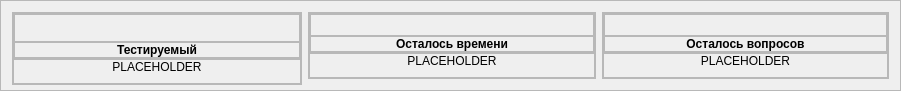
     <widget class="QFrame" name="cats">
      <property name="minimumSize">
       <size>
        <width>901</width>
        <height>91</height>
       </size>
      </property>
      <property name="maximumSize">
       <size>
        <width>901</width>
        <height>91</height>
       </size>
      </property>
      <property name="frameShape">
       <enum>QFrame::StyledPanel</enum>
      </property>
      <property name="frameShadow">
       <enum>QFrame::Raised</enum>
      </property>
      <layout class="QHBoxLayout" name="horizontalLayout_12">
       <item>
        <widget class="QFrame" name="cat_user">
         <property name="minimumSize">
          <size>
           <width>290</width>
           <height>73</height>
          </size>
         </property>
         <property name="maximumSize">
          <size>
           <width>290</width>
           <height>73</height>
          </size>
         </property>
         <property name="frameShape">
          <enum>QFrame::StyledPanel</enum>
         </property>
         <property name="frameShadow">
          <enum>QFrame::Raised</enum>
         </property>
         <layout class="QVBoxLayout" name="verticalLayout_3">
          <property name="spacing">
           <number>0</number>
          </property>
          <property name="leftMargin">
           <number>0</number>
          </property>
          <property name="topMargin">
           <number>0</number>
          </property>
          <property name="rightMargin">
           <number>0</number>
          </property>
          <property name="bottomMargin">
           <number>0</number>
          </property>
          <item>
           <widget class="QFrame" name="container_icon_catname">
            <property name="styleSheet">
             <string notr="true">font-weight: bold;</string>
            </property>
            <property name="frameShape">
             <enum>QFrame::StyledPanel</enum>
            </property>
            <property name="frameShadow">
             <enum>QFrame::Raised</enum>
            </property>
            <layout class="QVBoxLayout" name="verticalLayout_5">
             <property name="spacing">
              <number>0</number>
             </property>
             <property name="leftMargin">
              <number>0</number>
             </property>
             <property name="topMargin">
              <number>0</number>
             </property>
             <property name="rightMargin">
              <number>0</number>
             </property>
             <property name="bottomMargin">
              <number>0</number>
             </property>
             <item>
              <widget class="QFrame" name="frame">
               <property name="frameShape">
                <enum>QFrame::StyledPanel</enum>
               </property>
               <property name="frameShadow">
                <enum>QFrame::Raised</enum>
               </property>
               <layout class="QHBoxLayout" name="horizontalLayout_9">
                <property name="spacing">
                 <number>0</number>
                </property>
                <property name="leftMargin">
                 <number>0</number>
                </property>
                <property name="topMargin">
                 <number>5</number>
                </property>
                <property name="rightMargin">
                 <number>0</number>
                </property>
                <property name="bottomMargin">
                 <number>0</number>
                </property>
                <item>
                 <widget class="QLabel" name="icon_2">
                  <property name="minimumSize">
                   <size>
                    <width>21</width>
                    <height>21</height>
                   </size>
                  </property>
                  <property name="maximumSize">
                   <size>
                    <width>21</width>
                    <height>21</height>
                   </size>
                  </property>
                  <property name="layoutDirection">
                   <enum>Qt::LeftToRight</enum>
                  </property>
                  <property name="styleSheet">
                   <string notr="true"/>
                  </property>
                  <property name="text">
                   <string/>
                  </property>
                  <property name="pixmap">
                   <pixmap resource="res.qrc">:/icons/icons/person.svg</pixmap>
                  </property>
                  <property name="alignment">
                   <set>Qt::AlignCenter</set>
                  </property>
                 </widget>
                </item>
               </layout>
              </widget>
             </item>
             <item>
              <widget class="QFrame" name="frame_2">
               <property name="frameShape">
                <enum>QFrame::StyledPanel</enum>
               </property>
               <property name="frameShadow">
                <enum>QFrame::Raised</enum>
               </property>
               <layout class="QVBoxLayout" name="verticalLayout_4">
                <property name="spacing">
                 <number>0</number>
                </property>
                <property name="leftMargin">
                 <number>0</number>
                </property>
                <property name="topMargin">
                 <number>0</number>
                </property>
                <property name="rightMargin">
                 <number>0</number>
                </property>
                <property name="bottomMargin">
                 <number>0</number>
                </property>
                <item>
                 <widget class="QLabel" name="label_cur_2">
                  <property name="text">
                   <string>Тестируемый</string>
                  </property>
                  <property name="alignment">
                   <set>Qt::AlignCenter</set>
                  </property>
                 </widget>
                </item>
               </layout>
              </widget>
             </item>
            </layout>
           </widget>
          </item>
          <item>
           <widget class="QFrame" name="container_content_2">
            <property name="frameShape">
             <enum>QFrame::StyledPanel</enum>
            </property>
            <property name="frameShadow">
             <enum>QFrame::Raised</enum>
            </property>
            <layout class="QHBoxLayout" name="horizontalLayout_6">
             <property name="spacing">
              <number>0</number>
             </property>
             <property name="leftMargin">
              <number>0</number>
             </property>
             <property name="topMargin">
              <number>0</number>
             </property>
             <property name="rightMargin">
              <number>0</number>
             </property>
             <property name="bottomMargin">
              <number>9</number>
             </property>
             <item>
              <widget class="QLabel" name="label_user">
               <property name="text">
                <string>PLACEHOLDER</string>
               </property>
               <property name="alignment">
                <set>Qt::AlignHCenter|Qt::AlignTop</set>
               </property>
              </widget>
             </item>
            </layout>
           </widget>
          </item>
         </layout>
        </widget>
       </item>
       <item>
        <widget class="QFrame" name="cat_timer">
         <property name="frameShape">
          <enum>QFrame::StyledPanel</enum>
         </property>
         <property name="frameShadow">
          <enum>QFrame::Raised</enum>
         </property>
         <layout class="QVBoxLayout" name="verticalLayout_6">
          <property name="spacing">
           <number>0</number>
          </property>
          <property name="leftMargin">
           <number>0</number>
          </property>
          <property name="topMargin">
           <number>0</number>
          </property>
          <property name="rightMargin">
           <number>0</number>
          </property>
          <property name="bottomMargin">
           <number>0</number>
          </property>
          <item>
           <widget class="QFrame" name="container_icon_catname_2">
            <property name="styleSheet">
             <string notr="true">font-weight: bold;</string>
            </property>
            <property name="frameShape">
             <enum>QFrame::StyledPanel</enum>
            </property>
            <property name="frameShadow">
             <enum>QFrame::Raised</enum>
            </property>
            <layout class="QVBoxLayout" name="verticalLayout_7">
             <property name="spacing">
              <number>0</number>
             </property>
             <property name="leftMargin">
              <number>0</number>
             </property>
             <property name="topMargin">
              <number>0</number>
             </property>
             <property name="rightMargin">
              <number>0</number>
             </property>
             <property name="bottomMargin">
              <number>0</number>
             </property>
             <item>
              <widget class="QFrame" name="frame_7">
               <property name="frameShape">
                <enum>QFrame::StyledPanel</enum>
               </property>
               <property name="frameShadow">
                <enum>QFrame::Raised</enum>
               </property>
               <layout class="QHBoxLayout" name="horizontalLayout_10">
                <property name="spacing">
                 <number>0</number>
                </property>
                <property name="leftMargin">
                 <number>0</number>
                </property>
                <property name="topMargin">
                 <number>5</number>
                </property>
                <property name="rightMargin">
                 <number>0</number>
                </property>
                <property name="bottomMargin">
                 <number>0</number>
                </property>
                <item>
                 <widget class="QLabel" name="icon">
                  <property name="minimumSize">
                   <size>
                    <width>21</width>
                    <height>21</height>
                   </size>
                  </property>
                  <property name="maximumSize">
                   <size>
                    <width>21</width>
                    <height>21</height>
                   </size>
                  </property>
                  <property name="layoutDirection">
                   <enum>Qt::LeftToRight</enum>
                  </property>
                  <property name="text">
                   <string/>
                  </property>
                  <property name="pixmap">
                   <pixmap resource="res.qrc">:/icons/icons/timer.svg</pixmap>
                  </property>
                  <property name="alignment">
                   <set>Qt::AlignCenter</set>
                  </property>
                 </widget>
                </item>
               </layout>
              </widget>
             </item>
             <item>
              <widget class="QFrame" name="frame_8">
               <property name="frameShape">
                <enum>QFrame::StyledPanel</enum>
               </property>
               <property name="frameShadow">
                <enum>QFrame::Raised</enum>
               </property>
               <layout class="QVBoxLayout" name="verticalLayout_8">
                <property name="spacing">
                 <number>0</number>
                </property>
                <property name="leftMargin">
                 <number>0</number>
                </property>
                <property name="topMargin">
                 <number>0</number>
                </property>
                <property name="rightMargin">
                 <number>0</number>
                </property>
                <property name="bottomMargin">
                 <number>0</number>
                </property>
                <item>
                 <widget class="QLabel" name="label_cur_3">
                  <property name="text">
                   <string>Осталось времени</string>
                  </property>
                  <property name="alignment">
                   <set>Qt::AlignCenter</set>
                  </property>
                 </widget>
                </item>
               </layout>
              </widget>
             </item>
            </layout>
           </widget>
          </item>
          <item>
           <widget class="QFrame" name="container_content_3">
            <property name="frameShape">
             <enum>QFrame::StyledPanel</enum>
            </property>
            <property name="frameShadow">
             <enum>QFrame::Raised</enum>
            </property>
            <layout class="QHBoxLayout" name="horizontalLayout_7">
             <property name="spacing">
              <number>0</number>
             </property>
             <property name="leftMargin">
              <number>0</number>
             </property>
             <property name="topMargin">
              <number>0</number>
             </property>
             <property name="rightMargin">
              <number>0</number>
             </property>
             <property name="bottomMargin">
              <number>9</number>
             </property>
             <item>
              <widget class="QLabel" name="label_timer">
               <property name="text">
                <string>PLACEHOLDER</string>
               </property>
               <property name="alignment">
                <set>Qt::AlignHCenter|Qt::AlignTop</set>
               </property>
              </widget>
             </item>
            </layout>
           </widget>
          </item>
         </layout>
        </widget>
       </item>
       <item>
        <widget class="QFrame" name="cat_remain">
         <property name="frameShape">
          <enum>QFrame::StyledPanel</enum>
         </property>
         <property name="frameShadow">
          <enum>QFrame::Raised</enum>
         </property>
         <layout class="QVBoxLayout" name="verticalLayout_9">
          <property name="spacing">
           <number>0</number>
          </property>
          <property name="leftMargin">
           <number>0</number>
          </property>
          <property name="topMargin">
           <number>0</number>
          </property>
          <property name="rightMargin">
           <number>0</number>
          </property>
          <property name="bottomMargin">
           <number>0</number>
          </property>
          <item>
           <widget class="QFrame" name="container_icon_catname_3">
            <property name="styleSheet">
             <string notr="true">font-weight: bold;</string>
            </property>
            <property name="frameShape">
             <enum>QFrame::StyledPanel</enum>
            </property>
            <property name="frameShadow">
             <enum>QFrame::Raised</enum>
            </property>
            <layout class="QVBoxLayout" name="verticalLayout_10">
             <property name="spacing">
              <number>0</number>
             </property>
             <property name="leftMargin">
              <number>0</number>
             </property>
             <property name="topMargin">
              <number>0</number>
             </property>
             <property name="rightMargin">
              <number>0</number>
             </property>
             <property name="bottomMargin">
              <number>0</number>
             </property>
             <item>
              <widget class="QFrame" name="frame_10">
               <property name="frameShape">
                <enum>QFrame::StyledPanel</enum>
               </property>
               <property name="frameShadow">
                <enum>QFrame::Raised</enum>
               </property>
               <layout class="QHBoxLayout" name="horizontalLayout_11">
                <property name="spacing">
                 <number>0</number>
                </property>
                <property name="leftMargin">
                 <number>0</number>
                </property>
                <property name="topMargin">
                 <number>5</number>
                </property>
                <property name="rightMargin">
                 <number>0</number>
                </property>
                <property name="bottomMargin">
                 <number>0</number>
                </property>
                <item>
                 <widget class="QLabel" name="icon_3">
                  <property name="minimumSize">
                   <size>
                    <width>21</width>
                    <height>21</height>
                   </size>
                  </property>
                  <property name="maximumSize">
                   <size>
                    <width>21</width>
                    <height>21</height>
                   </size>
                  </property>
                  <property name="layoutDirection">
                   <enum>Qt::LeftToRight</enum>
                  </property>
                  <property name="text">
                   <string/>
                  </property>
                  <property name="pixmap">
                   <pixmap resource="res.qrc">:/icons/icons/lists.svg</pixmap>
                  </property>
                  <property name="alignment">
                   <set>Qt::AlignCenter</set>
                  </property>
                 </widget>
                </item>
               </layout>
              </widget>
             </item>
             <item>
              <widget class="QFrame" name="frame_11">
               <property name="frameShape">
                <enum>QFrame::StyledPanel</enum>
               </property>
               <property name="frameShadow">
                <enum>QFrame::Raised</enum>
               </property>
               <layout class="QVBoxLayout" name="verticalLayout_11">
                <property name="spacing">
                 <number>0</number>
                </property>
                <property name="leftMargin">
                 <number>0</number>
                </property>
                <property name="topMargin">
                 <number>0</number>
                </property>
                <property name="rightMargin">
                 <number>0</number>
                </property>
                <property name="bottomMargin">
                 <number>0</number>
                </property>
                <item>
                 <widget class="QLabel" name="label_cur_4">
                  <property name="text">
                   <string>Осталось вопросов</string>
                  </property>
                  <property name="alignment">
                   <set>Qt::AlignCenter</set>
                  </property>
                 </widget>
                </item>
               </layout>
              </widget>
             </item>
            </layout>
           </widget>
          </item>
          <item>
           <widget class="QFrame" name="container_content_4">
            <property name="frameShape">
             <enum>QFrame::StyledPanel</enum>
            </property>
            <property name="frameShadow">
             <enum>QFrame::Raised</enum>
            </property>
            <layout class="QHBoxLayout" name="horizontalLayout_8">
             <property name="spacing">
              <number>0</number>
             </property>
             <property name="leftMargin">
              <number>0</number>
             </property>
             <property name="topMargin">
              <number>0</number>
             </property>
             <property name="rightMargin">
              <number>0</number>
             </property>
             <property name="bottomMargin">
              <number>9</number>
             </property>
             <item>
              <widget class="QLabel" name="label_remain">
               <property name="text">
                <string>PLACEHOLDER</string>
               </property>
               <property name="alignment">
                <set>Qt::AlignHCenter|Qt::AlignTop</set>
               </property>
              </widget>
             </item>
            </layout>
           </widget>
          </item>
         </layout>
        </widget>
       </item>
      </layout>
     </widget>
